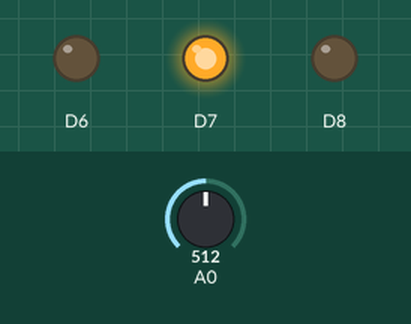
A sketch run on a simulated ESP8266 (NodeMCU). Parts: output pins drawn as LEDs (lit = HIGH). The inputs (shaded band) are chosen by the test bench; at power-on: A0 = 512. What the sketch prints to the serial monitor is not drawn.

Above: at 0.1 s.
Timing chart, 0 to 1.6 s (numbered marks = the images above):
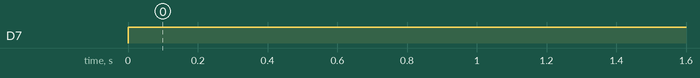

Measured:
- by itself, D7: LOW → HIGH at 0.00 s

The sketch:

irsensor.ino
```cpp
void setup() {
  Serial.begin(115200);
  pinMode(D7,OUTPUT);
  pinMode(D6,OUTPUT);
  pinMode(D8,OUTPUT);
}

void loop() {

  Serial.println(analogRead(A0));
  digitalWrite(D6,LOW);
  digitalWrite(D7,HIGH);
  digitalWrite(D8,LOW);

delay(100);
}
```
